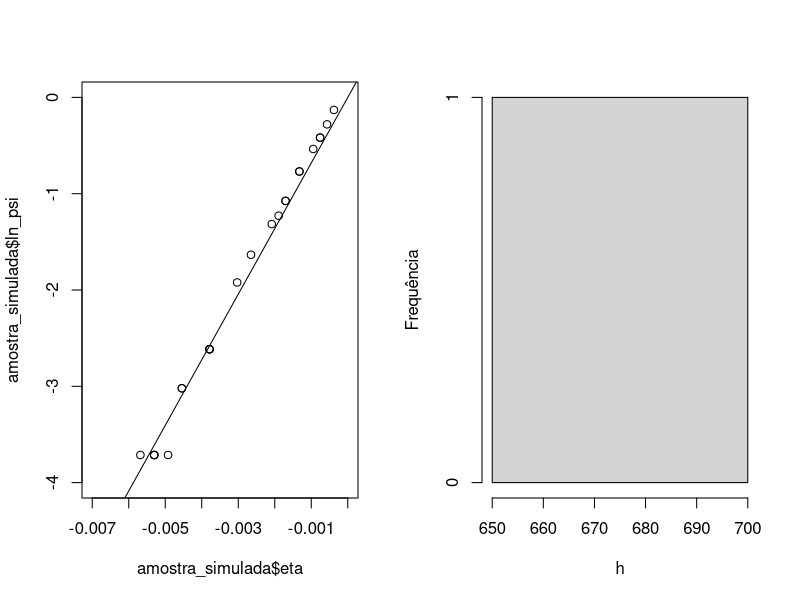
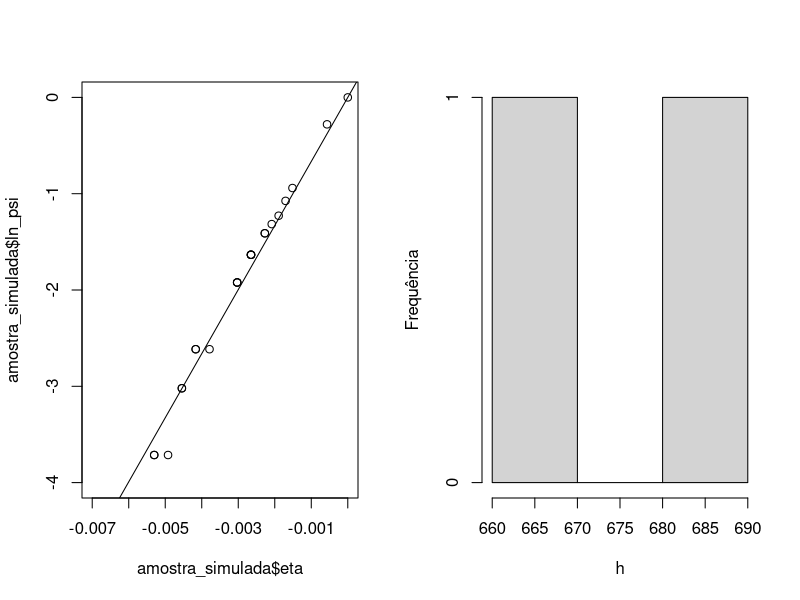
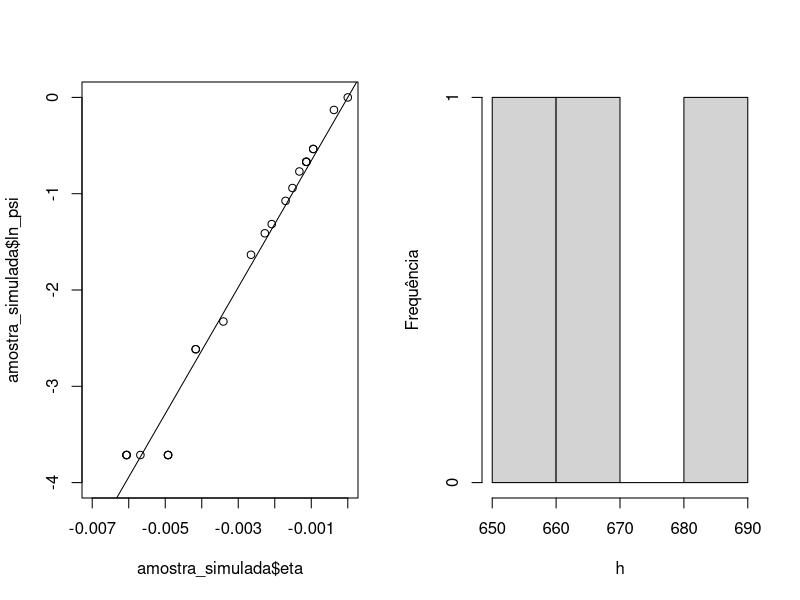
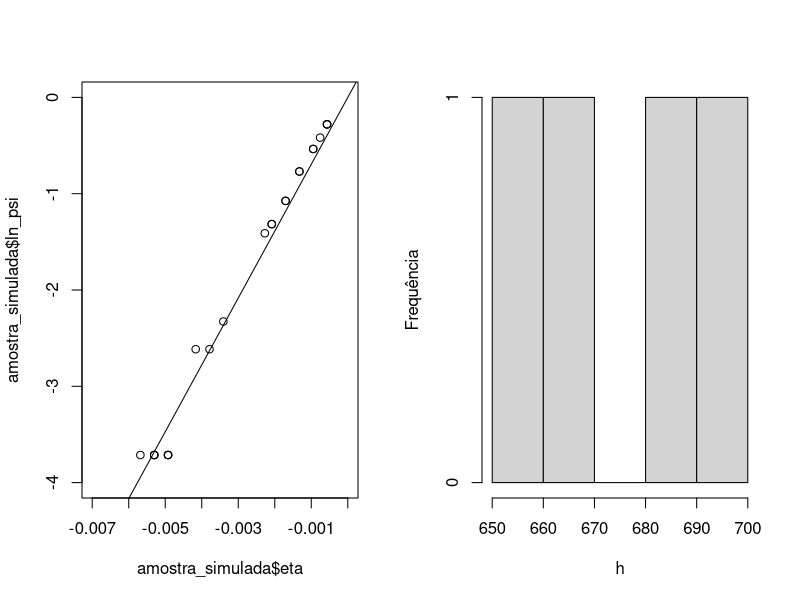
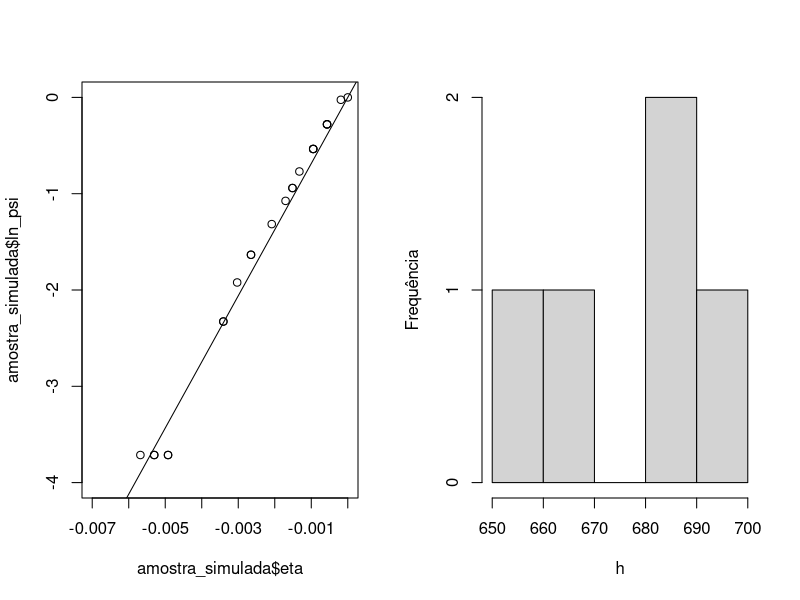
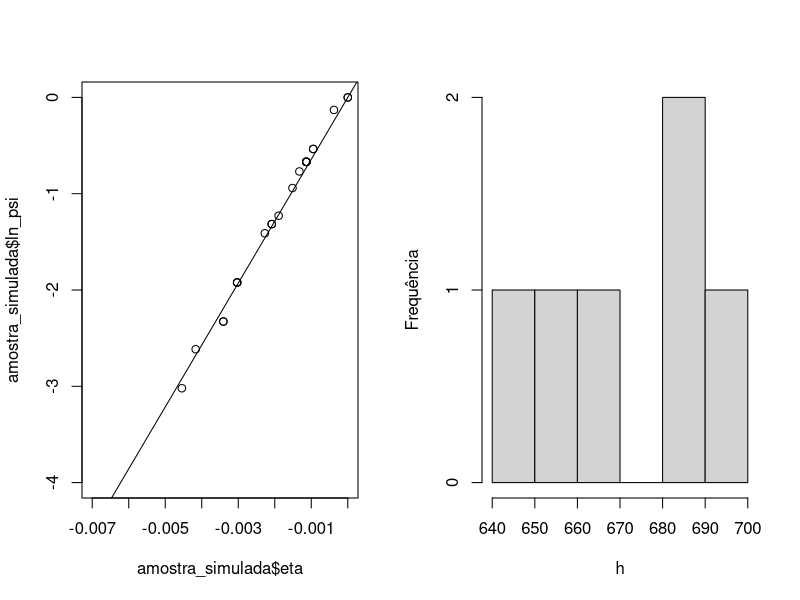
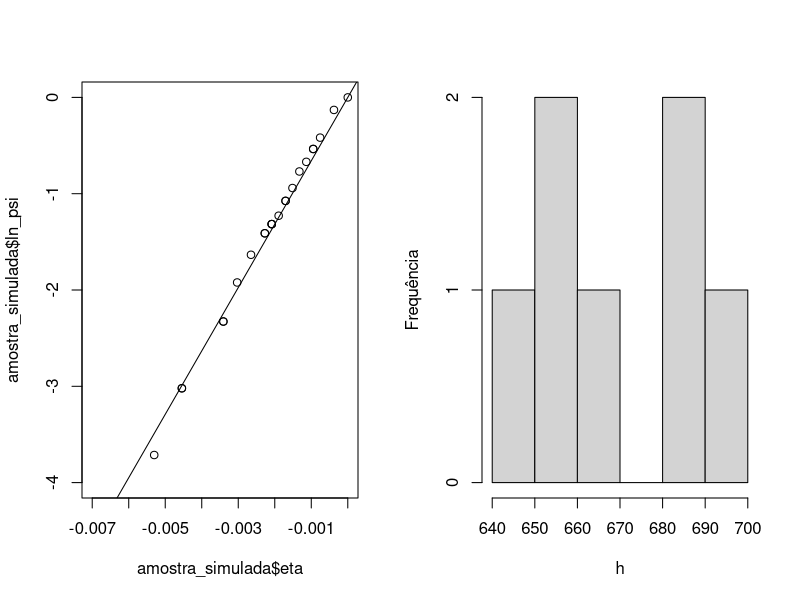
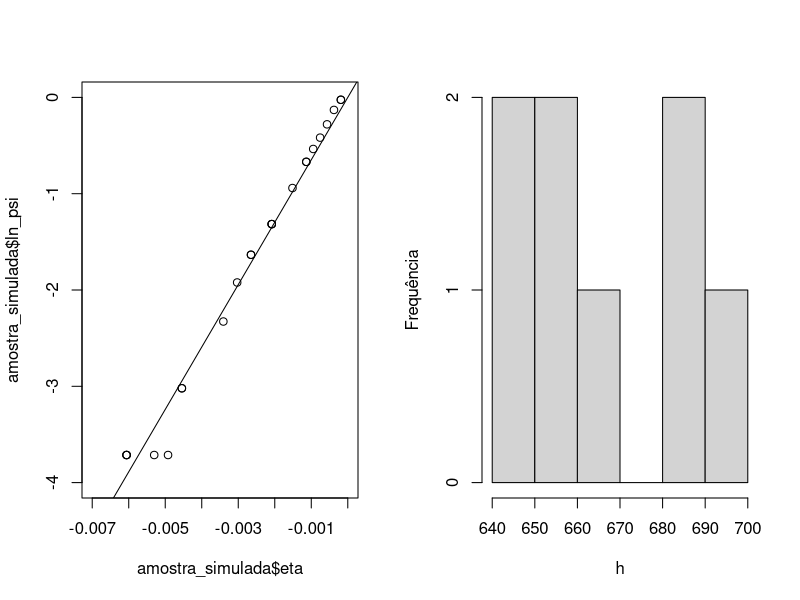

Write the R code that produced these figures, in order.
# as linhas de códigos comentadas para fora da execução não são importantes
# eu as uso para gerar as figuras que coloquei no texto da aula
#library(tikzDevice)

# selecionar o diretório de trabalho
setwd("~/DriveUEMEncrypt/casa/uem/Doutorado/Disciplinas/Estágio/Aula_Coeficiente_de_transferência_de_calor_em_corpos_submersos/ajuste_h_LAB_I_2023")

# importar os dados na forma de csv
data <- read.csv("ln_psi_vs_eta.csv", stringsAsFactors=TRUE)

#tikz("~/DriveUEMEncrypt/casa/uem/Doutorado/Disciplinas/Estágio/Aula_Coeficiente_de_transferência_de_calor_em_corpos_submersos/figures/ln_psi_vs_eta.tex",
#     width = 4, height = 4)
#plot(data$eta, data$ln_psi, xlab = "eta", ylab = "ln ln_psi")
#dev.off()

# tikz("~/DriveUEMEncrypt/casa/uem/Doutorado/Disciplinas/Estágio/Aula_Coeficiente_de_transferência_de_calor_em_corpos_submersos/figures/reamostragem.tex",
#      width = 4, height = 4)
# amostra_simulada <- data[sample(nrow(data), nrow(data), replace=TRUE), ]
# par(mfrow = c(1, 1))
# plot(amostra_simulada$eta, amostra_simulada$ln_psi, ylim = c(-4,0), xlim = c(-0.007, 0), xlab = "eta", ylab = "ln ln_psi")
# ajuste_simulado <- lm(amostra_simulada$ln_psi ~ amostra_simulada$eta - 1)
# abline(ajuste_simulado)
# dev.off()
# print(ajuste_simulado$coefficients)

# criando um vetor para armazenar a distribuição do h
h_dist <- c()
# loop para animar o bootstrap da distribuição do h
for (i in 1:100) {
  # tirar uma amostra aleatória, com repetição, dos dados
  amostra_simulada <- data[sample(nrow(data), nrow(data), replace=TRUE), ]
  
  # ajustando a reta
  ajuste_simulado <- lm(amostra_simulada$ln_psi ~ amostra_simulada$eta - 1)
  
  # desenhando os gráficos
  par(mfrow = c(1, 2))
  plot(amostra_simulada$eta, amostra_simulada$ln_psi, ylim = c(-4,0), xlim = c(-0.007, 0))
  abline(ajuste_simulado)
  print(ajuste_simulado$coefficients)
  h_dist <- append(h_dist, ajuste_simulado$coefficients)
  hist(h_dist, main = "", ylab = "Frequência", xlab = "h")
  Sys.sleep(0.1)
}

# o loop abaixo é igual ao anterior, mas não desenho os gráficos
# para rodar mais rápido
# são 1000 iterações, é um valor razoável
# 10000 é ainda melhor mas demora mais um pouco
for (i in 1:1000) {
  amostra_simulada <- data[sample(nrow(data), nrow(data), replace=TRUE), ]
  #par(mfrow = c(1, 2))
  #plot(amostra_simulada$eta, amostra_simulada$ln_psi, ylim = c(-4,0), xlim = c(-0.007, 0))
  ajuste_simulado <- lm(amostra_simulada$ln_psi ~ amostra_simulada$eta - 1)
  #abline(ajuste_simulado)
  #print(ajuste_simulado$coefficients)
  h_dist <- append(h_dist, ajuste_simulado$coefficients)
  #hist(h_dist, main = "")
  #Sys.sleep(0.1)
}

# daqui abaixo estou apenas desenhando gráficos
plot(amostra_simulada$eta, amostra_simulada$ln_psi, ylim = c(-4,0), xlim = c(-0.007, 0))
abline(ajuste_simulado)

#tikz("~/DriveUEMEncrypt/casa/uem/Doutorado/Disciplinas/Estágio/Aula_Coeficiente_de_transferência_de_calor_em_corpos_submersos/figures/h_dist.tex", width = 4, height = 4)
#par(mfrow = c(1, 1))
histograma <- hist(h_dist, main = "", ylab = "Frequência", xlab = "h")                                   # Draw histogram
abline(v = mean(h_dist),                       # Add line for mean
       col = "red",
       lwd = 3)
text(x = mean(h_dist)*1.01,                   # Add text for mean
     y = max(histograma$counts)*1.01,
     paste(round(mean(h_dist), digits = 0)),
     col = "red",
     cex = 1)
IC <- quantile(h_dist, probs = c(0.025,0.975))

abline(v = IC[1],                       # Add line for ICinf
       col = "blue",
       lwd = 3, lty = "dashed")

abline(v = IC[2],                       # Add line for ICsup
       col = "blue",
       lwd = 3, , lty = "dashed")

text(x = IC[1]*0.99,                   # Add text for mean
     y = mean(histograma$counts)*0.9,
     paste(round(IC[1], digits = 0)),
     col = "blue",
     cex = 1)
text(x = IC[2]*1.01,                   # Add text for mean
     y = mean(histograma$counts)*0.9,
     paste(round(IC[2], digits = 0)),
     col = "blue",
     cex = 1)
#dev.off()

